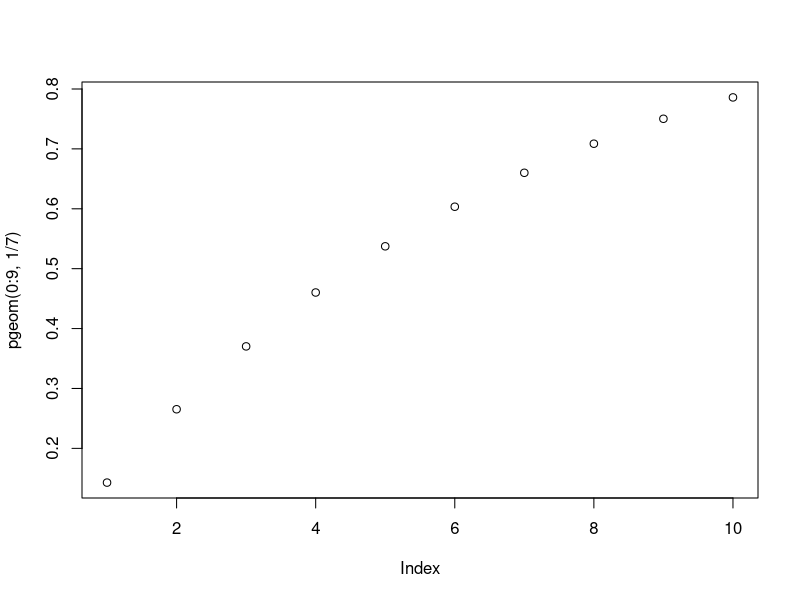

The R source for this figure:
# Aufgabe 1

prob <- 288 / 8306

1 - sum(dbinom(x = 1:24, size = 24, prob = prob))

1 - sum(dbinom(x = 1:18, size = 18, prob = prob))

sum(dbinom(x = 5, size = 18, prob = prob))

sum(dbinom(x = 3:18, size = 18, prob = prob))

sum(dbinom(x = 0:2, size = 18, prob = prob))


# Aufgabe 2

sum(dbinom(x = 1801:3720, size = 3720, prob = 0.5))


# Aufgabe 3

sum(dbinom(2:4, 200, 0.015))

sum(dbinom(2:4, 300, (1/90)))

n <- 10000
Filiale_A <- rbinom(n, 200, 0.015)
Filiale_B <- rbinom(n, 300, (1/90))
M <- as.data.frame(cbind(Filiale_A, Filiale_B))
M$result[M$Filiale_A > M$Filiale_B] <- 0
M$result[M$Filiale_A < M$Filiale_B] <- 1
M$result[M$Filiale_A == M$Filiale_B] <- 0
sum(M$result) / n


# Aufgabe 4

1 - pgeom(9, 1/7)
plot(pgeom(0:9, 1/7))

n <- 10000
Leo <- rgeom(n, 10/70)
smaller_than_20 <- function(vec) {
  count <- 0
  for (element in vec) {
    if (element <= 20) {
      count <- count + 1
    }
  }
  return(count)
}
count <- smaller_than_20(Leo)
prob_ei_mit_figur <- count / n
prob_ei_mit_superheld <- prob_ei_mit_figur * (3/10)
print(prob_ei_mit_superheld)


